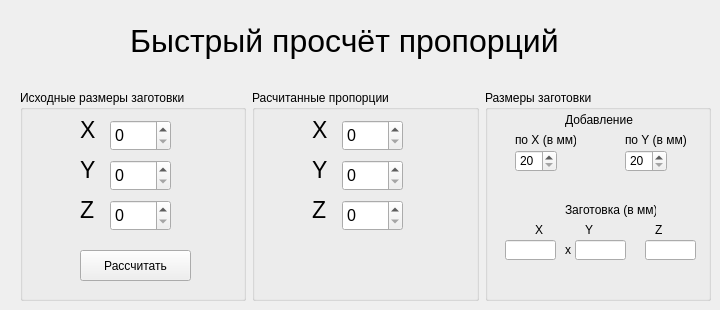
    <widget class="QWidget" name="tab_prop">
     <attribute name="icon">
      <iconset>
       <normaloff>ico/Icons8-Windows-8-Science-Geometry.ico</normaloff>ico/Icons8-Windows-8-Science-Geometry.ico</iconset>
     </attribute>
     <attribute name="title">
      <string>Пропорции</string>
     </attribute>
     <widget class="QLabel" name="label_9">
      <property name="geometry">
       <rect>
        <x>130</x>
        <y>20</y>
        <width>451</width>
        <height>41</height>
       </rect>
      </property>
      <property name="font">
       <font>
        <pointsize>24</pointsize>
       </font>
      </property>
      <property name="text">
       <string>Быстрый просчёт пропорций</string>
      </property>
     </widget>
     <widget class="QWidget" name="layoutWidget">
      <property name="geometry">
       <rect>
        <x>20</x>
        <y>90</y>
        <width>691</width>
        <height>211</height>
       </rect>
      </property>
      <layout class="QHBoxLayout" name="horizontalLayout">
       <item>
        <widget class="QGroupBox" name="groupBox_3">
         <property name="sizePolicy">
          <sizepolicy hsizetype="Preferred" vsizetype="Preferred">
           <horstretch>0</horstretch>
           <verstretch>0</verstretch>
          </sizepolicy>
         </property>
         <property name="title">
          <string>Исходные размеры заготовки</string>
         </property>
         <widget class="QSpinBox" name="spinBox_prop_is_X">
          <property name="geometry">
           <rect>
            <x>90</x>
            <y>30</y>
            <width>61</width>
            <height>31</height>
           </rect>
          </property>
          <property name="font">
           <font>
            <pointsize>12</pointsize>
           </font>
          </property>
          <property name="maximum">
           <number>2000</number>
          </property>
         </widget>
         <widget class="QLabel" name="label_24">
          <property name="geometry">
           <rect>
            <x>60</x>
            <y>110</y>
            <width>16</width>
            <height>20</height>
           </rect>
          </property>
          <property name="font">
           <font>
            <pointsize>17</pointsize>
           </font>
          </property>
          <property name="text">
           <string>Z</string>
          </property>
         </widget>
         <widget class="QSpinBox" name="spinBox_prop_is_Z">
          <property name="geometry">
           <rect>
            <x>90</x>
            <y>110</y>
            <width>61</width>
            <height>31</height>
           </rect>
          </property>
          <property name="font">
           <font>
            <pointsize>12</pointsize>
           </font>
          </property>
         </widget>
         <widget class="QLabel" name="label_25">
          <property name="geometry">
           <rect>
            <x>60</x>
            <y>70</y>
            <width>16</width>
            <height>20</height>
           </rect>
          </property>
          <property name="font">
           <font>
            <pointsize>17</pointsize>
           </font>
          </property>
          <property name="text">
           <string>Y</string>
          </property>
         </widget>
         <widget class="QLabel" name="label_26">
          <property name="geometry">
           <rect>
            <x>60</x>
            <y>30</y>
            <width>16</width>
            <height>20</height>
           </rect>
          </property>
          <property name="font">
           <font>
            <pointsize>17</pointsize>
           </font>
          </property>
          <property name="text">
           <string>X </string>
          </property>
         </widget>
         <widget class="QSpinBox" name="spinBox_prop_is_Y">
          <property name="geometry">
           <rect>
            <x>90</x>
            <y>70</y>
            <width>61</width>
            <height>31</height>
           </rect>
          </property>
          <property name="font">
           <font>
            <pointsize>12</pointsize>
           </font>
          </property>
          <property name="maximum">
           <number>2000</number>
          </property>
         </widget>
         <widget class="QPushButton" name="btn_prop">
          <property name="geometry">
           <rect>
            <x>60</x>
            <y>160</y>
            <width>111</width>
            <height>31</height>
           </rect>
          </property>
          <property name="text">
           <string>Рассчитать</string>
          </property>
         </widget>
        </widget>
       </item>
       <item>
        <widget class="QGroupBox" name="groupBox_4">
         <property name="title">
          <string>Расчитанные пропорции</string>
         </property>
         <widget class="QSpinBox" name="spinBox_prop_ras_X">
          <property name="geometry">
           <rect>
            <x>90</x>
            <y>30</y>
            <width>61</width>
            <height>31</height>
           </rect>
          </property>
          <property name="font">
           <font>
            <pointsize>12</pointsize>
           </font>
          </property>
          <property name="maximum">
           <number>2000</number>
          </property>
         </widget>
         <widget class="QLabel" name="label_21">
          <property name="geometry">
           <rect>
            <x>60</x>
            <y>70</y>
            <width>16</width>
            <height>20</height>
           </rect>
          </property>
          <property name="font">
           <font>
            <pointsize>17</pointsize>
           </font>
          </property>
          <property name="text">
           <string>Y</string>
          </property>
         </widget>
         <widget class="QLabel" name="label_22">
          <property name="geometry">
           <rect>
            <x>60</x>
            <y>30</y>
            <width>16</width>
            <height>20</height>
           </rect>
          </property>
          <property name="font">
           <font>
            <pointsize>17</pointsize>
           </font>
          </property>
          <property name="text">
           <string>X </string>
          </property>
         </widget>
         <widget class="QLabel" name="label_23">
          <property name="geometry">
           <rect>
            <x>60</x>
            <y>110</y>
            <width>16</width>
            <height>20</height>
           </rect>
          </property>
          <property name="font">
           <font>
            <pointsize>17</pointsize>
           </font>
          </property>
          <property name="text">
           <string>Z</string>
          </property>
         </widget>
         <widget class="QSpinBox" name="spinBox_prop_ras_Y">
          <property name="geometry">
           <rect>
            <x>90</x>
            <y>70</y>
            <width>61</width>
            <height>31</height>
           </rect>
          </property>
          <property name="font">
           <font>
            <pointsize>12</pointsize>
           </font>
          </property>
          <property name="maximum">
           <number>2000</number>
          </property>
         </widget>
         <widget class="QSpinBox" name="spinBox_prop_ras_Z">
          <property name="geometry">
           <rect>
            <x>90</x>
            <y>110</y>
            <width>61</width>
            <height>31</height>
           </rect>
          </property>
          <property name="font">
           <font>
            <pointsize>12</pointsize>
           </font>
          </property>
         </widget>
        </widget>
       </item>
       <item>
        <widget class="QGroupBox" name="groupBox_5">
         <property name="title">
          <string>Размеры заготовки</string>
         </property>
         <widget class="QLabel" name="label_10">
          <property name="geometry">
           <rect>
            <x>80</x>
            <y>20</y>
            <width>81</width>
            <height>20</height>
           </rect>
          </property>
          <property name="text">
           <string>Добавление</string>
          </property>
         </widget>
         <widget class="QLabel" name="label_11">
          <property name="geometry">
           <rect>
            <x>30</x>
            <y>40</y>
            <width>61</width>
            <height>20</height>
           </rect>
          </property>
          <property name="text">
           <string>по X (в мм)</string>
          </property>
         </widget>
         <widget class="QLabel" name="label_12">
          <property name="geometry">
           <rect>
            <x>140</x>
            <y>40</y>
            <width>61</width>
            <height>20</height>
           </rect>
          </property>
          <property name="text">
           <string>по Y (в мм)</string>
          </property>
         </widget>
         <widget class="QSpinBox" name="spinBox_prop_zag_X">
          <property name="geometry">
           <rect>
            <x>30</x>
            <y>60</y>
            <width>42</width>
            <height>22</height>
           </rect>
          </property>
          <property name="specialValueText">
           <string>20</string>
          </property>
         </widget>
         <widget class="QSpinBox" name="spinBox_prop_zag_Y">
          <property name="geometry">
           <rect>
            <x>140</x>
            <y>60</y>
            <width>42</width>
            <height>22</height>
           </rect>
          </property>
          <property name="specialValueText">
           <string>20</string>
          </property>
         </widget>
         <widget class="QLabel" name="label_13">
          <property name="geometry">
           <rect>
            <x>80</x>
            <y>110</y>
            <width>91</width>
            <height>20</height>
           </rect>
          </property>
          <property name="text">
           <string>Заготовка (в мм)</string>
          </property>
         </widget>
         <widget class="QLabel" name="label_14">
          <property name="geometry">
           <rect>
            <x>50</x>
            <y>130</y>
            <width>16</width>
            <height>20</height>
           </rect>
          </property>
          <property name="text">
           <string>X </string>
          </property>
         </widget>
         <widget class="QLabel" name="label_15">
          <property name="geometry">
           <rect>
            <x>100</x>
            <y>130</y>
            <width>16</width>
            <height>20</height>
           </rect>
          </property>
          <property name="text">
           <string>Y</string>
          </property>
         </widget>
         <widget class="QLabel" name="label_16">
          <property name="geometry">
           <rect>
            <x>170</x>
            <y>130</y>
            <width>20</width>
            <height>20</height>
           </rect>
          </property>
          <property name="text">
           <string>Z</string>
          </property>
         </widget>
         <widget class="QLineEdit" name="lineEdit_zag_Y">
          <property name="geometry">
           <rect>
            <x>90</x>
            <y>150</y>
            <width>51</width>
            <height>20</height>
           </rect>
          </property>
         </widget>
         <widget class="QLineEdit" name="lineEdit_zag_Z">
          <property name="geometry">
           <rect>
            <x>160</x>
            <y>150</y>
            <width>51</width>
            <height>20</height>
           </rect>
          </property>
         </widget>
         <widget class="QLineEdit" name="lineEdit_zag_X">
          <property name="geometry">
           <rect>
            <x>20</x>
            <y>150</y>
            <width>51</width>
            <height>20</height>
           </rect>
          </property>
         </widget>
         <widget class="QLabel" name="label_17">
          <property name="geometry">
           <rect>
            <x>80</x>
            <y>150</y>
            <width>16</width>
            <height>20</height>
           </rect>
          </property>
          <property name="text">
           <string>x</string>
          </property>
         </widget>
        </widget>
       </item>
      </layout>
     </widget>
    </widget>
